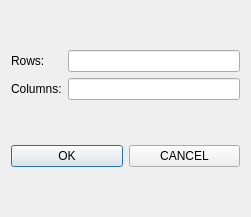
<?xml version="1.0" encoding="UTF-8"?>
<ui version="4.0">
 <class>NewLayout</class>
 <widget class="QDialog" name="NewLayout">
  <property name="geometry">
   <rect>
    <x>0</x>
    <y>0</y>
    <width>251</width>
    <height>217</height>
   </rect>
  </property>
  <property name="windowTitle">
   <string>Dialog</string>
  </property>
  <layout class="QHBoxLayout" name="horizontalLayout">
   <item>
    <layout class="QVBoxLayout" name="verticalLayout_3">
     <item>
      <layout class="QHBoxLayout" name="horizontalLayout_2">
       <item>
        <layout class="QVBoxLayout" name="verticalLayout">
         <item>
          <widget class="QLabel" name="label">
           <property name="text">
            <string>Rows:</string>
           </property>
          </widget>
         </item>
         <item>
          <widget class="QLabel" name="label_2">
           <property name="text">
            <string>Columns:</string>
           </property>
          </widget>
         </item>
        </layout>
       </item>
       <item>
        <layout class="QVBoxLayout" name="verticalLayout_2">
         <item>
          <widget class="QLineEdit" name="rowEdit"/>
         </item>
         <item>
          <widget class="QLineEdit" name="columnEdit"/>
         </item>
        </layout>
       </item>
      </layout>
     </item>
     <item>
      <layout class="QHBoxLayout" name="horizontalLayout_3">
       <item>
        <widget class="QPushButton" name="Ok">
         <property name="text">
          <string>OK</string>
         </property>
        </widget>
       </item>
       <item>
        <widget class="QPushButton" name="Cancel">
         <property name="text">
          <string>CANCEL</string>
         </property>
        </widget>
       </item>
      </layout>
     </item>
    </layout>
   </item>
  </layout>
 </widget>
 <resources/>
 <connections/>
</ui>
